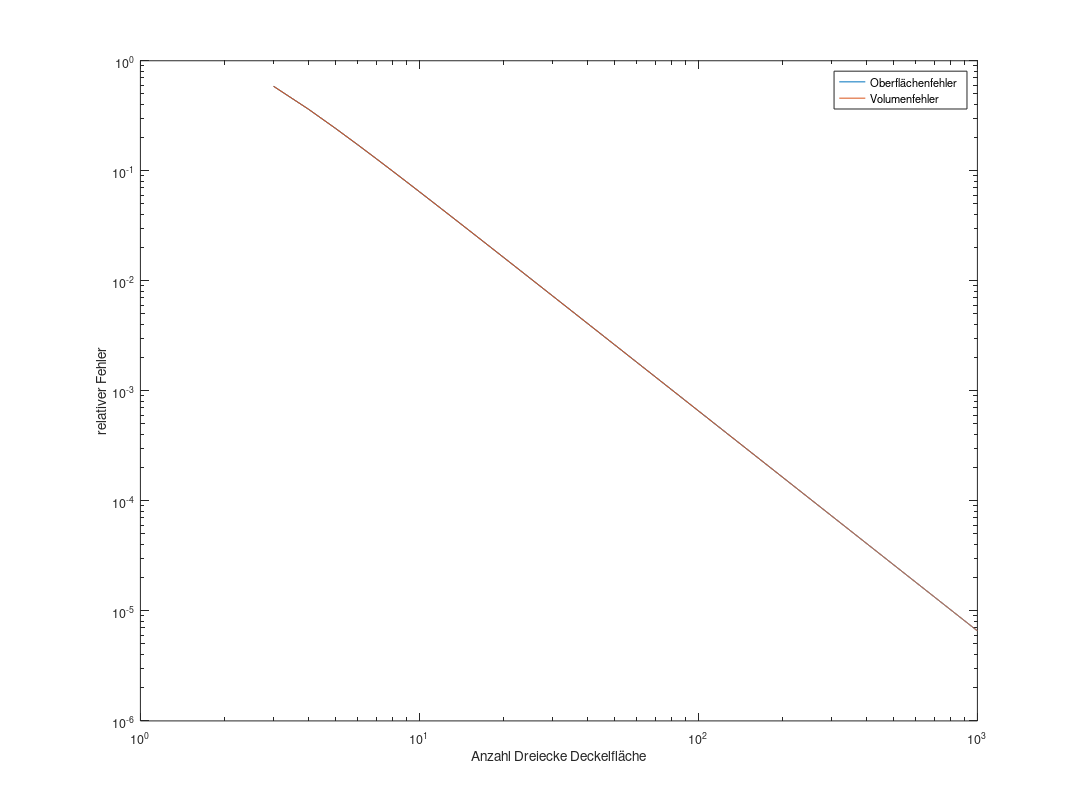

This chart was generated by the following MATLAB code:
%Skript zur Darstellung der Diskretisierungsfehler eines Zylinders.
%
%   Eingabe
%   nmax        Maximale Stützstellenanzahl
%
%   Rückgabe
%   figure(1)   Plot Fehler doppelt-logarithmisch (wird abgespeichert 
%               in plotVisErrloglog.pdf)

% Parameter setzen
nmax=1000;


% Vektor mit verschiedener Anzahl von Dreicken
nd=3:nmax;


% Berechnung von diskreter Oberfläche und Volumen 
oberflaechendiskret = zeros(1,nmax-2);
[~,imax] = size(nd);
for i= 1:imax
    
    n = nd(1,i);
    oberflaechendiskret(1,i) = 2*n*sin(2*pi/n);
    
end


volumendiskret = zeros(1,nmax-2);
for i= 1:imax
    
    n = nd(1,i);
    volumendiskret(1,i) = n/2*sin(2*pi/n);
    
end

% Berechnung von analytischer Oberfläche und Volumen 
oberflaecheanalytisch = 4*pi;
volumenanalytisch = pi;

% Berechnung von Oberflächen- und Volumenfehler
oberflaechenfehler = ones(1,nmax-2) - oberflaechendiskret ./ oberflaecheanalytisch;
volumenfehler = ones(1,nmax-2) - volumendiskret ./ volumenanalytisch;


% Plotten der beiden Fehler über nd
figure(1)
    loglog(nd,oberflaechenfehler,nd,volumenfehler)
    xlabel('Anzahl Dreiecke Deckelfläche')
    ylabel('relativer Fehler')
    legend({'Oberflächenfehler',...
            'Volumenfehler'},...
            'Location','Northeast')
    set(1,'papersize',[12,9])
    set(1,'paperposition',[0,0,12,9])
    print -dpdf plotVisErrloglog.pdf
    
    
% nd für Fehler kleiner als 10^(-5) finden
oberflaechenfehler_suche = 1;
volumenfehler_suche = 1;
n = 3;

while oberflaechenfehler_suche >= power(10,-5) && volumenfehler_suche >= power(10,-5)
    
    oberflaechediskret_suche = 2*n*sin(2*pi/n);
    oberflaechenfehler_suche = 1-oberflaechediskret_suche/oberflaecheanalytisch;
    
    volumendiskret_suche = n/2*sin(2*pi/n);
    volumenfehler_suche = 1-volumendiskret_suche/volumenanalytisch;
    
    n = n+1;
    
end

disp(n-1)
